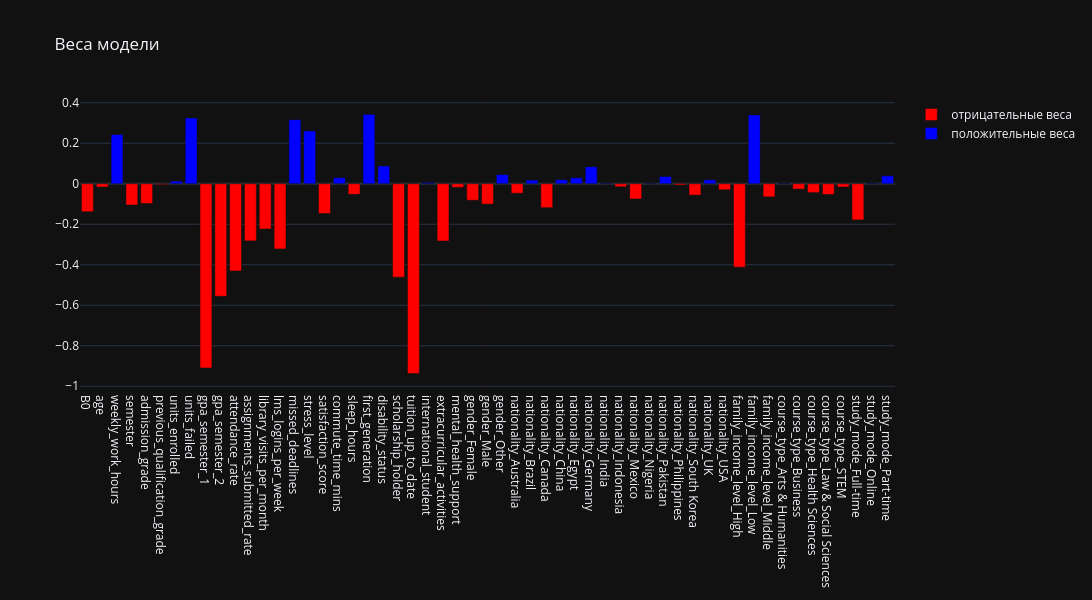

The cell this chart's notebook holds for it:
### Code cell
pipe_base.fit(X_train, y_train)
B0, B = get_coefs(pipe_base['model'])
names = list(pipe_base[:-1].get_feature_names_out())
print_model(B0, B, names)

Bs = np.hstack([B0, B])
vis_weigths(Bs, names, width=1500)

### Figure 1 — Plotly figure (JSON) as saved in the notebook; plotly's stock layout.template omitted (floating-point values rounded to 4 significant figures)
{"data": [{"marker": {"color": "red"}, "name": "отрицательные веса", "type": "bar", "x": [0, 1, 3, 4, 5, 8, 9, 10, 11, 12, 13, 16, 18, 21, 22, 24, 25, 26, 27, 29, 31, 36, 37, 40, 41, 43, 44, 46, 48, 49, 50, 51, 52], "y": [-0.1381, -0.01625, -0.1049, -0.09758, -0.004363, -0.9095, -0.5559, -0.4304, -0.2822, -0.2235, -0.322, -0.147, -0.05215, -0.4612, -0.9375, -0.2827, -0.01793, -0.0815, -0.1006, -0.04691, -0.1184, -0.01488, -0.07513, -0.006312, -0.05606, -0.02993, -0.412, -0.06483, -0.0264, -0.04395, -0.05269, -0.01605, -0.1786]}, {"marker": {"color": "blue"}, "name": "положительные веса", "type": "bar", "x": [2, 6, 7, 14, 15, 17, 19, 20, 23, 28, 30, 32, 33, 34, 35, 38, 39, 42, 45, 47, 53, 54], "y": [0.243, 0.01264, 0.3246, 0.3165, 0.2611, 0.02955, 0.3424, 0.08752, 0.005293, 0.04519, 0.01786, 0.0199, 0.02947, 0.08381, 0.002756, 0.001983, 0.03562, 0.01928, 0.3399, 0.002167, 0.002604, 0.03912]}], "layout": {"height": 600, "title": {"text": "Веса модели"}, "width": 1500, "xaxis": {"tickmode": "array", "ticktext": ["B0", "age", "weekly_work_hours", "semester", "admission_grade", "previous_qualification_grade", "units_enrolled", "units_failed", "gpa_semester_1", "gpa_semester_2", "attendance_rate", "assignments_submitted_rate", "library_visits_per_month", "lms_logins_per_week", "missed_deadlines", "stress_level", "satisfaction_score", "commute_time_mins", "sleep_hours", "first_generation", "disability_status", "scholarship_holder", "tuition_up_to_date", "international_student", "extracurricular_activities", "mental_health_support", "gender_Female", "gender_Male", "gender_Other", "nationality_Australia", "nationality_Brazil", "nationality_Canada", "nationality_China", "nationality_Egypt", "nationality_Germany", "nationality_India", "nationality_Indonesia", "nationality_Mexico", "nationality_Nigeria", "nationality_Pakistan", "nationality_Philippines", "nationality_South Korea", "nationality_UK", "nationality_USA", "family_income_level_High", "family_income_level_Low", "family_income_level_Middle", "course_type_Arts & Humanities", "course_type_Business", "course_type_Health Sciences", "course_type_Law & Social Sciences", "course_type_STEM", "study_mode_Full-time", "study_mode_Online", "study_mode_Part-time"], "tickvals": [0, 1, 2, 3, 4, 5, 6, 7, 8, 9, 10, 11, 12, 13, 14, 15, 16, 17, 18, 19, 20, 21, 22, 23, 24, 25, 26, 27, 28, 29, 30, 31, 32, 33, 34, 35, 36, 37, 38, 39, 40, 41, 42, 43, 44, 45, 46, 47, 48, 49, 50, 51, 52, 53, 54]}}}
